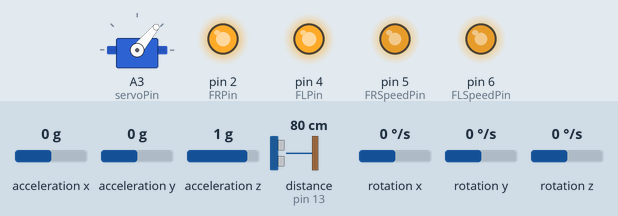
Bench run of a sketch on a simulated Arduino Uno, built with avr-gcc and run on an emulated ATmega328P. Shown: servo, output pins drawn as LEDs (lit = HIGH). Wiring (inferred from the names in the program): ultrasonic range finder: trigger pin 12; echo pin 13; MPU-6050 motion sensor at I2C address 0x68. Dashed ring = blinking. The test bench sets the inputs (shaded band); at power-on: distance to the obstacle (sensor on pin 13) 80 cm, rotation x 0 °/s, acceleration x 0 g, acceleration y 0 g, acceleration z 1 g, rotation y 0 °/s, rotation z 0 °/s. The echo pulse lasts 58.3 µs per cm; pins used as bus, display or sensor lines are not drawn.

Above: at 1.4 s.
1.5 s: distance to the obstacle (sensor on pin 13) set to 57 cm
3.0 s: distance to the obstacle (sensor on pin 13) set to 46 cm
At 3.7 s:
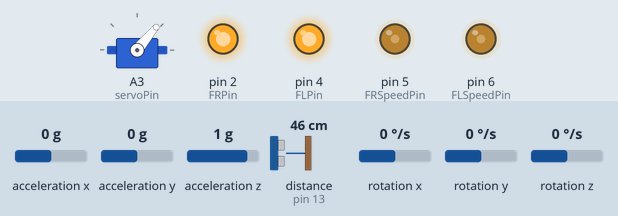
4.5 s: rotation x set to -22 °/s
7.5 s: rotation x set to -26 °/s
9.0 s: distance to the obstacle (sensor on pin 13) set to 2 cm
At 9.8 s:
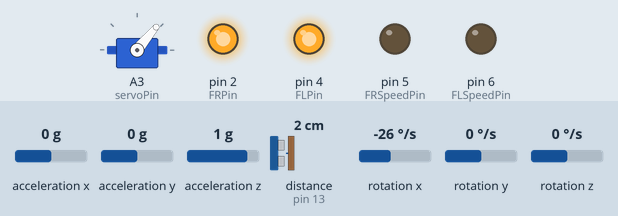
At 11.8 s:
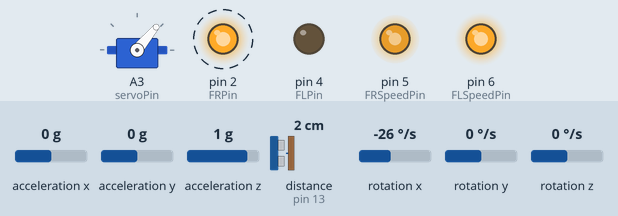
12.0 s: distance to the obstacle (sensor on pin 13) set to 35 cm
At 14.0 s:
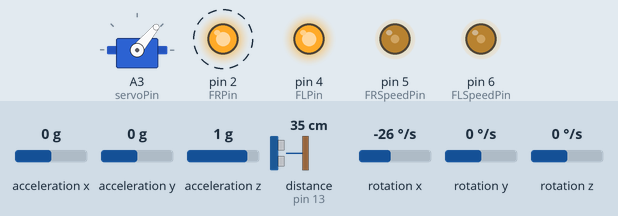
Timing chart, 0 to 18.7 s (numbered marks = the images above; inputs shaded):
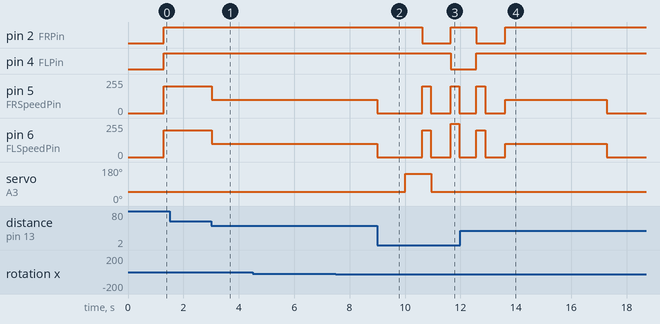

Measured:
- the behaviour switches between 52 and 51 cm on distance to the obstacle (sensor on pin 13) (found by bisection; images 0 and 1)
- after the input at 1.5 s, every drawn part: stays the same
- after the input at 3.0 s, pin 5 (FRSpeedPin), pin 6 (FLSpeedPin): 200/255 → 100/255 at once
- after the input at 4.5 s, every drawn part: stays the same
- after the input at 7.5 s, every drawn part: stays the same
- after the input at 9.0 s, pin 2 (FRPin): HIGH → LOW after 1.6 s, → HIGH 1.0 s later; pin 4 (FLPin): HIGH → LOW after 2.6 s
- after the input at 12.0 s, pin 4 (FLPin): goes on until 12.6 s, then stays HIGH; servo on A3 (servoPin): stays 50° (without the input it goes to 145° after 2.6 s)

The sketch:

Roomba__1-14-25_.ino
```cpp
#include <Servo.h>
#include <MPU6050.h>
#include "Wire.h"
Servo myServo;
const int MPUAddress = 0x68;
int16_t gyroX, gyroY, gyroZ;
int16_t accelerometerX, accelerometerY, accelerometerZ;
int16_t temperature;
int16_t aXOffset = 0;
int16_t aYOffset = 343.00000;
int16_t aZOffset = 16726.00000;
int16_t gXOffset = -180.00000;
int16_t gYOffset = 18.00000;
int16_t gZOffset = 450.00000;
const int FLPin = 4;
const int FLSpeedPin = 6;
const int FRPin = 2;
const int FRSpeedPin = 5;
const int trigPin = 12;
const int echoPin = 13;
int time = 0;


long distance, a1, a2;
static long duration;
const int servoPin = A3;
bool noise = false;

char tmpStr[7];
char* convert_int16_to_str(int16_t i) {
  sprintf(tmpStr, "%6d", i);
  return tmpStr;
}

void initializeSensor()
{
  Wire.beginTransmission(0x68);
  Wire.write(0x6B);
  Wire.write(0b10001000);
  Wire.endTransmission();
  delay(100);

  Wire.beginTransmission(0x68);
  Wire.write(0x68);
  Wire.write(0b00000111);
  Wire.endTransmission();
  delay(100);

  Wire.beginTransmission(MPUAddress);
  Wire.write(0x6B);
  Wire.write(0b00001000);
  Wire.endTransmission();
}


int recentIndex = 0;
bool recentGyro[50];

void setup() {
  pinMode(FLPin, OUTPUT);
  pinMode(FLSpeedPin, OUTPUT);
  pinMode(FRPin, OUTPUT);
  pinMode(FRSpeedPin, OUTPUT);
  pinMode(trigPin, OUTPUT);
  pinMode(echoPin, INPUT);
  myServo.attach(servoPin);
  myServo.write(50);
  Serial.begin(9600);
  Wire.begin();
  initializeSensor();

  for (int i = 0; i < 50; i++) {
    recentGyro[i] = false;
  }
  time = 0;
}


void loop() {
  time = time%201;
  Wire.beginTransmission(MPUAddress);
  Wire.write(0x3B);
  Wire.endTransmission(false);
  Wire.requestFrom(MPUAddress, 7 * 2, true);
  accelerometerX = Wire.read() << 8 | Wire.read();
  accelerometerY = Wire.read() << 8 | Wire.read();
  accelerometerZ = Wire.read() << 8 | Wire.read();
  temperature = Wire.read() << 8 | Wire.read();
  gyroX = Wire.read() << 8 | Wire.read();
  gyroY = Wire.read() << 8 | Wire.read();
  gyroZ = Wire.read() << 8 | Wire.read();
  accelerometerX = accelerometerX - aXOffset;
  accelerometerY = accelerometerY - aYOffset;
  accelerometerZ = accelerometerZ - aZOffset;
  gyroX = gyroX - gXOffset;
  gyroY = gyroY - gYOffset;
  gyroZ = gyroZ - gZOffset;

  // Serial.print("aX = "); Serial.print(convert_int16_to_str(accelerometerX));
  // Serial.print(" | aY = "); Serial.print(convert_int16_to_str(accelerometerY));
  // Serial.print(" | aZ = "); Serial.print(convert_int16_to_str(accelerometerZ));
  //  //the following equation was taken from the documentation [MPU-6000/MPU-6050 Register Map and Description, p.30]
  // Serial.print(" | tmp = "); Serial.print(temperature/340.00+36.53);
  // Serial.print(" | gX = "); Serial.print(convert_int16_to_str(gyroX));
  // Serial.print(" | gY = "); Serial.print(convert_int16_to_str(gyroY));
  // Serial.print(" | gZ = "); Serial.print(convert_int16_to_str(gyroZ));
  // Serial.println();

  recentGyro[recentIndex++] = abs(gyroX) <= 3000;
  recentIndex %= 50;
  for(int i = 0; i < 50; i++)
  {
    noise = false;
    if(recentGyro[i] == true)
    {
        noise = true;
    }
  }

  delay(10);
   //Serial.println(getDistance());
   avoid();


}

void avoid() {

  //Serial.println(time);
  distance = getDistance();


  if ((distance < 20) && (distance != 0))

  {
    stop();
    delay(1000);
    myServo.write(145);
    delay(500);
    a1 = getDistance();
    delay(100);

    turnRight();

    myServo.write(50);

    delay(700);

    turnLeft();
    a2 = getDistance();
    delay(100);
    myServo.write(50);
    delay(500);
    if (a1 > a2) {
      turnLeft();
      myServo.write(50);
      delay(700);
    } else {
      turnRight();
      myServo.write(50);
      delay(700);
    }
  }
  else if (distance > 50)
  {
      time++;
      driveForwardFast();
      if (time > 200)
    {
      turnLeft();
      delay(320);
    }
  }
  else if (distance > 20 && distance != 0)
  {
   time++;
    driveForward();


    if (time > 200)
    {
      turnLeft();
      delay(320);
    }

  }
  else
  {
      stop();
  }

}

static long getDistance() {

  if(noise)
  {
  digitalWrite(trigPin, LOW);
  delayMicroseconds(2);
  digitalWrite(trigPin, HIGH);
  delayMicroseconds(10);
  digitalWrite(trigPin, LOW);

  duration = pulseIn(echoPin, HIGH);
  long sensorDistance = (duration / 2) * 0.0344;
  return sensorDistance;
  }
  else
  {
    return 0;
  }

}


void driveForward() {
  digitalWrite(FLPin, HIGH);
  analogWrite(FLSpeedPin, 100);
  digitalWrite(FRPin, HIGH);
  analogWrite(FRSpeedPin, 100);

  delay(100);

}
void driveBackward() {
  digitalWrite(FLPin, LOW);
  analogWrite(FLSpeedPin, 100);
  digitalWrite(FRPin, LOW);
  analogWrite(FRSpeedPin, 100);

  delay(2000);
}

void turnLeft() {
  digitalWrite(FLPin, LOW);
  analogWrite(FLSpeedPin, 250);
  digitalWrite(FRPin, HIGH);
  analogWrite(FRSpeedPin, 200);
  delay(320);
  stop();
}

void turnRight() {
  digitalWrite(FLPin, HIGH);
  analogWrite(FLSpeedPin, 200);
  digitalWrite(FRPin, LOW);
  analogWrite(FRSpeedPin, 200);
  delay(320);
  stop();
}
void stop() {
  analogWrite(FRSpeedPin, 0);
  analogWrite(FLSpeedPin, 0);

  delay(10);
}

void driveForwardFast() {
  digitalWrite(FLPin, HIGH);
  analogWrite(FLSpeedPin, 200);
  digitalWrite(FRPin, HIGH);
  analogWrite(FRSpeedPin, 200);

  delay(100);

}
```
